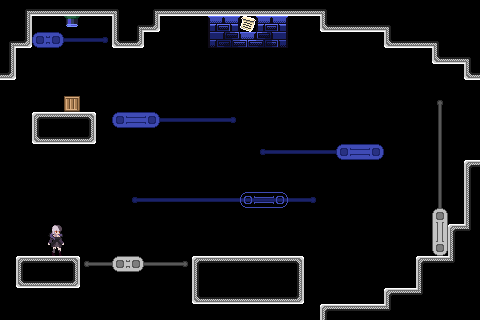

Below is a game level as drawn by its tile map, then a one-line description and the .tmx that defines it (tile-layer data replaced by summaries):
An orthogonal 30x20 tile map with 16x16 px tiles, 5 tile layers (bkg_far, bkg_close, ground, onoff-defaulton, ...), 3 tilesets.

<map version="1.10" tiledversion="1.11.0" orientation="orthogonal" renderorder="right-down" width="30" height="20" tilewidth="16" tileheight="16" infinite="0" nextlayerid="7" nextobjectid="1">
 <properties>
  <property name="unity:layer" value="Ground" />
  <property name="unity:sortinglayer" value="Ground" />
 </properties>
 <tileset firstgid="1" source="../../PlaceholderSprites.tsx" />
 <tileset firstgid="106" source="../../memory_block.tsx" />
 <tileset firstgid="121" source="../../onoff_block.tsx" />
 <layer id="4" name="bkg_far" width="30" height="20">
  <properties>
   <property name="unity:sortinglayer" value="Bkg_far" />
  </properties>
  <data>[600 cells, 0 non-empty, 0 distinct tile ids]</data>
 </layer>
 <layer id="1" name="bkg_close" width="30" height="20">
  <properties>
   <property name="unity:sortinglayer" value="Bkg" />
  </properties>
  <data>[600 cells, 9 non-empty, 2 distinct tile ids]</data>
 </layer>
 <layer id="2" name="ground" width="30" height="20">
  <properties>
   <property name="unity:layer" value="Ground" />
   <property name="unity:sortinglayer" value="Ground" />
  </properties>
  <data>[600 cells, 185 non-empty, 27 distinct tile ids]</data>
 </layer>
 <layer id="6" name="onoff-defaulton" width="30" height="20">
  <properties>
   <property name="unity:layer" value="Ground" />
   <property name="unity:sortinglayer" value="Ground" />
   <property name="unity:tag" value="onoff-defaulton" />
  </properties>
  <data>[600 cells, 9 non-empty, 7 distinct tile ids]</data>
 </layer>
 <layer id="3" name="foreground" width="30" height="20">
  <properties>
   <property name="unity:sortinglayer" value="Foreground" />
  </properties>
  <data>[600 cells, 0 non-empty, 0 distinct tile ids]</data>
 </layer>
</map>
